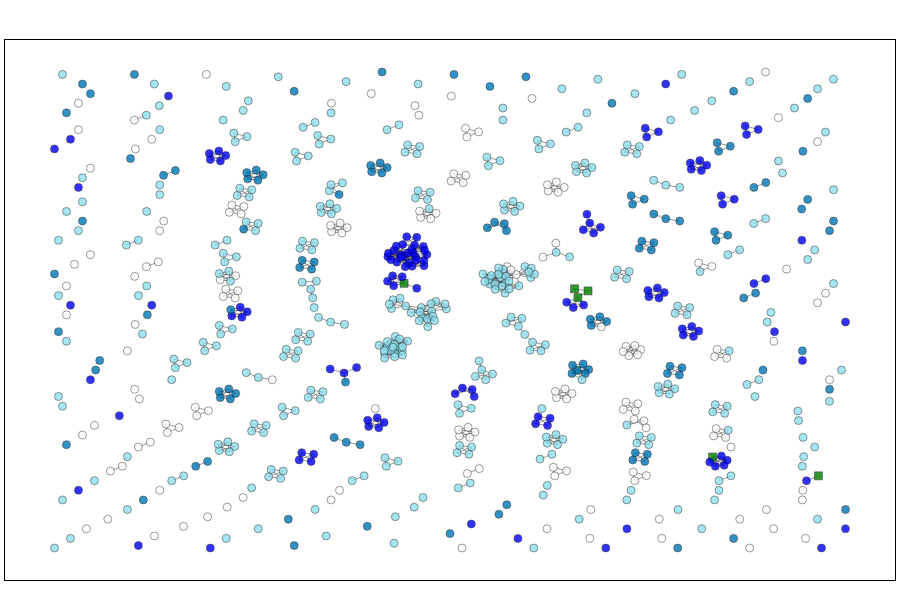

The notebook cell this image was saved under:
### Code cell
square = [x1, y1, x2, y2]
#fig5D.add_shape(type="rect",
#               x0=square[0], y0=square[1], x1=square[2], y1=square[3],
#               line=dict(color="Red", width=2),
#)

fig5D.update_layout(width=900, height=600,
    font=dict(
        #family="Courier New, monospace",
        size=8,  # Set the font size here
        #color="RebeccaPurple"
    )
)

### Figure 1 — Plotly figure (JSON) as saved in the notebook; plotly's stock layout.template omitted (floating-point values rounded to 4 significant figures; data arrays with more than 128 entries replaced by an {"elided": "..."} marker saying what was removed)
{"data": [{"hoverinfo": "none", "line": {"color": "black", "width": 0.5}, "mode": "lines", "name": "bigscape_similarity", "opacity": 0.8, "showlegend": true, "type": "scatter", "x": {"elided": "3650 float values"}, "y": {"elided": "3650 float values"}}, {"hoverinfo": "text", "marker": {"color": "green", "line": {"color": "black", "width": 0.5}, "opacity": 0.8, "showscale": false, "size": 8, "symbol": "square"}, "mode": "markers", "name": "MIBIG (BiG-SCAPE)", "showlegend": true, "text": ["BGC0001455<br>NRP;Polyketide<br>antimycin", "BGC0000958<br>NRP;Polyketide<br>antimycin", "BGC0001216<br>NRP;Polyketide<br>splenocin C", "BGC0000055<br>Polyketide;Saccharide<br>erythromycin A;erythromycin B;erythromycin C;erythromycin D", "BGC0000148<br>Polyketide<br>A83543A", "BGC0000659<br>Terpene<br>2-methylisoborneol"], "textposition": "top left", "type": "scatter", "x": [2768.0, 2818.0, 2751.0, 3441.0, 3971.0, 1897.0], "y": [2100.0, 2157.0, 2174.0, 774.8, 618.4, 2220.0]}, {"hoverinfo": "text", "marker": {"color": "white", "line": {"color": "black", "width": 0.5}, "opacity": 0.8, "showscale": false, "size": 8, "symbol": "circle"}, "mode": "markers", "name": "BGC", "showlegend": true, "text": {"elided": "148 str values"}, "textposition": "top left", "type": "scatter", "x": {"elided": "148 float values"}, "y": {"elided": "148 float values"}}, {"hoverinfo": "text", "marker": {"color": "blue", "line": {"color": "black", "width": 0.5}, "opacity": 0.8, "showscale": false, "size": 8, "symbol": "circle"}, "mode": "markers", "name": "BGC >= 80% similarity", "showlegend": true, "text": ["P0<br>NZ_FOME01000016.1.region001<br>['ectoine']<br>ectoine<br>1.00", "P0<br>NZ_JACCFJ010000001.1.region001<br>['ectoine']<br>ectoine<br>1.00", "P0<br>NZ_FNVB01000015.1.region001<br>['ectoine']<br>ectoine<br>1.00", "P3<br>NZ_VIWX01000007.1.region001<br>['ectoine']<br>ectoine<br>1.00", "P4<br>NZ_JACHIV010000001.1.region023<br>['ectoine']<br>ectoine<br>1.00", "P1<br>NZ_PDBV01000001.1.region002<br>['ectoine']<br>ectoine<br>1.00", "P0<br>NZ_VWPH01000012.1.region001<br>['ectoine']<br>ectoine<br>1.00", "P2<br>NZ_CP040605.1.region005<br>['ectoine']<br>ectoine<br>1.00", "P2<br>NZ_CP031142.1.region034<br>['ectoine']<br>ectoine<br>1.00", "P0<br>NZ_RBXX01000002.1.region003<br>['ectoine']<br>ectoine<br>1.00", "P6<br>NZ_CP102826.1.region001<br>['ectoine']<br>ectoine<br>1.00", "P2<br>NZ_CP061007.1.region013<br>['ectoine']<br>ectoine<br>1.00", "P1<br>NZ_JABNNH010000002.1.region003<br>['ectoine']<br>ectoine<br>1.00", "P3<br>NZ_FOZX01000002.1.region001<br>['ectoine']<br>ectoine<br>1.00", "P5<br>NZ_JACHIW010000001.1.region006<br>['ectoine']<br>ectoine<br>1.00", "P4<br>NZ_CP059556.1.region018<br>['transAT-PKS', 'lassopeptide']<br>iso-migrastatin / migrastatin / dorrigocin A / dorrigocin B / 13-epi-dorrigocin A<br>0.91", "P4<br>NZ_JACHIV010000001.1.region009<br>['lassopeptide', 'transAT-PKS']<br>iso-migrastatin / migrastatin / dorrigocin A / dorrigocin B / 13-epi-dorrigocin A<br>0.91", "P0<br>NZ_FOUP01000012.1.region001<br>['ectoine']<br>ectoine<br>1.00", "P7<br>NZ_JADDUE010000001.1.region001<br>['ectoine']<br>ectoine<br>1.00", "P1<br>NC_009142.1.region015<br>['NAPAA', 'NRPS', 'betalactone']<br>erythrochelin<br>1.00", "P1<br>NZ_PDBV01000001.1.region014<br>['NAPAA', 'NRPS', 'betalactone']<br>erythrochelin<br>1.00", "P2<br>NZ_GL877879.1.region003<br>['ectoine']<br>ectoine<br>1.00", "P4<br>NZ_CP059556.1.region001<br>['ectoine']<br>ectoine<br>1.00", "P4<br>NZ_CP059557.1.region001<br>['ectoine']<br>ectoine<br>1.00", "P1<br>NZ_JABNNH010000001.1.region010<br>['NAPAA', 'NRPS', 'betalactone']<br>erythrochelin<br>1.00", "P1<br>NZ_CP054839.1.region002<br>['ectoine']<br>ectoine<br>1.00", "P3<br>NZ_JAGPXE010000016.1.region001<br>['ectoine']<br>ectoine<br>1.00", "P1<br>NZ_CP069353.1.region016<br>['NAPAA', 'NRPS', 'betalactone']<br>erythrochelin<br>1.00", "P2<br>NZ_PJNB01000001.1.region001<br>['ectoine']<br>ectoine<br>1.00", "P1<br>NC_009142.1.region002<br>['ectoine']<br>ectoine<br>1.00", "P1<br>NZ_CP069353.1.region002<br>['ectoine']<br>ectoine<br>1.00", "P3<br>NZ_RSAA01000009.1.region001<br>['ectoine']<br>ectoine<br>1.00", "P2<br>NZ_CP061007.1.region035<br>['terpene', 'lanthipeptide-class-iii']<br>Ery-9 / Ery-6 / Ery-8 / Ery-7 / Ery-5 / Ery-4 / Ery-3<br>1.00", "P2<br>NZ_PJNB01000001.1.region023<br>['terpene', 'lanthipeptide-class-iii']<br>Ery-9 / Ery-6 / Ery-8 / Ery-7 / Ery-5 / Ery-4 / Ery-3<br>1.00", "P1<br>NZ_CP054839.1.region027<br>['betalactone', 'NRPS', 'NAPAA']<br>erythrochelin<br>1.00", "P2<br>NZ_GL877879.1.region013<br>['terpene', 'lipolanthine', 'lanthipeptide-class-iii']<br>Ery-9 / Ery-6 / Ery-8 / Ery-7 / Ery-5 / Ery-4 / Ery-3<br>1.00", "P2<br>NZ_CP031142.1.region021<br>['terpene', 'betalactone']<br>geosmin<br>1.00", "P5<br>NZ_JACHIW010000001.1.region016<br>['indole', 'lanthipeptide-class-iii']<br>Ery-9 / Ery-6 / Ery-8 / Ery-7 / Ery-5 / Ery-4 / Ery-3<br>1.00", "P2<br>NZ_CP040605.1.region032<br>['terpene', 'lanthipeptide-class-iii']<br>Ery-9 / Ery-6 / Ery-8 / Ery-7 / Ery-5 / Ery-4 / Ery-3<br>1.00", "P2<br>NZ_CP031142.1.region026<br>['NRPS', 'hglE-KS', 'T1PKS', 'CDPS', 'oligosaccharide']<br>A83543A<br>0.91", "P2<br>NZ_CP040605.1.region011<br>['T1PKS', 'NRPS', 'lanthipeptide-class-i']<br>A83543A<br>0.91", "P1<br>NZ_CP054839.1.region018<br>['lanthipeptide-class-iii']<br>Ery-9 / Ery-6 / Ery-8 / Ery-7 / Ery-5 / Ery-4 / Ery-3<br>1.00", "P1<br>NZ_CP069353.1.region025<br>['lanthipeptide-class-iii']<br>Ery-9 / Ery-6 / Ery-8 / Ery-7 / Ery-5 / Ery-4 / Ery-3<br>1.00", "P4<br>NZ_CP059556.1.region003<br>['RRE-containing', 'lanthipeptide-class-iii']<br>Ery-9 / Ery-6 / Ery-8 / Ery-7 / Ery-5 / Ery-4 / Ery-3<br>1.00", "P4<br>NZ_JACHIV010000001.1.region022<br>['lanthipeptide-class-iii', 'RRE-containing']<br>Ery-9 / Ery-6 / Ery-8 / Ery-7 / Ery-5 / Ery-4 / Ery-3<br>1.00", "P1<br>NC_009142.1.region024<br>['lanthipeptide-class-iii']<br>Ery-9 / Ery-6 / Ery-8 / Ery-7 / Ery-5 / Ery-4 / Ery-3<br>1.00", "P1<br>NZ_JABNNH010000001.1.region020<br>['lanthipeptide-class-iii']<br>Ery-9 / Ery-6 / Ery-8 / Ery-7 / Ery-5 / Ery-4 / Ery-3<br>1.00", "P1<br>NZ_PDBV01000001.1.region023<br>['lanthipeptide-class-iii']<br>Ery-9 / Ery-6 / Ery-8 / Ery-7 / Ery-5 / Ery-4 / Ery-3<br>1.00", "P4<br>NZ_CP059557.1.region002<br>['RRE-containing', 'lanthipeptide-class-iii']<br>Ery-9 / Ery-6 / Ery-8 / Ery-7 / Ery-5 / Ery-4 / Ery-3<br>1.00", "P2<br>NZ_CP031142.1.region003<br>['lanthipeptide-class-iii']<br>Ery-9 / Ery-6 / Ery-8 / Ery-7 / Ery-5 / Ery-4 / Ery-3<br>1.00", "P3<br>NZ_VIWX01000006.1.region001<br>['NRPS', 'T1PKS']<br>antimycin<br>0.94", "P3<br>NZ_JAGPXE010000001.1.region001<br>['T1PKS', 'NRPS']<br>antimycin<br>0.88", "P3<br>NZ_FOZX01000001.1.region002<br>['T3PKS', 'NRPS', 'T1PKS']<br>antimycin<br>0.94", "P2<br>NZ_GL877879.1.region004<br>['NRPS', 'T1PKS']<br>A83543A<br>1.26", "P4<br>NZ_CP059557.1.region011<br>['T1PKS', 'NRPS']<br>SGR PTMs<br>0.83", "P2<br>NZ_GL877882.1.region002<br>['NRPS']<br>coelibactin<br>1.00", "P2<br>NZ_PJNB01000001.1.region011<br>['NRPS']<br>coelibactin<br>0.91", "P2<br>NZ_CP031142.1.region029<br>['NRPS']<br>coelibactin<br>0.91", "P2<br>NZ_CP061007.1.region023<br>['NRPS']<br>coelibactin<br>0.91", "P1<br>NZ_CP054839.1.region003<br>['T1PKS']<br>erythromycin A / erythromycin B / erythromycin C / erythromycin D<br>0.91", "P1<br>NZ_PDBV01000001.1.region003<br>['T1PKS']<br>erythromycin A / erythromycin B / erythromycin C / erythromycin D<br>1.00", "P1<br>NC_009142.1.region004<br>['T1PKS']<br>erythromycin A / erythromycin B / erythromycin C / erythromycin D<br>1.00", "P1<br>NC_009142.1.region023<br>['T1PKS']<br>E-837<br>1.00", "P1<br>NZ_PDBV01000001.1.region022<br>['T1PKS']<br>E-837<br>1.00", "P2<br>NZ_PJNB01000001.1.region031<br>['T1PKS']<br>A83543A<br>1.00", "P1<br>NZ_CP069353.1.region024<br>['T1PKS']<br>E-837<br>1.00", "P1<br>NZ_JABNNH010000002.1.region002<br>['T1PKS']<br>erythromycin A / erythromycin B / erythromycin C / erythromycin D<br>0.96", "P1<br>NZ_JABNNH010000001.1.region019<br>['T1PKS']<br>E-837<br>1.00", "P1<br>NZ_CP069353.1.region004<br>['T1PKS']<br>erythromycin A / erythromycin B / erythromycin C / erythromycin D<br>1.00", "P3<br>NZ_VIWX01000002.1.region002<br>['T1PKS']<br>branched-chain fatty acids<br>1.25", "P1<br>NZ_CP054839.1.region004<br>['T3PKS']<br>flaviolin rhamnoside / 3,3'-diflaviolin / flaviolin<br>0.89", "P1<br>NZ_JABNNH010000002.1.region001<br>['T3PKS']<br>flaviolin rhamnoside / 3,3'-diflaviolin / flaviolin<br>0.89", "P1<br>NZ_CP069353.1.region005<br>['T3PKS']<br>flaviolin rhamnoside / 3,3'-diflaviolin / flaviolin<br>0.89", "P1<br>NZ_PDBV01000001.1.region004<br>['T3PKS']<br>flaviolin rhamnoside / 3,3'-diflaviolin / flaviolin<br>0.89", "P1<br>NC_009142.1.region005<br>['T3PKS']<br>flaviolin rhamnoside / 3,3'-diflaviolin / flaviolin<br>0.89", "P2<br>NZ_CP061007.1.region006<br>['T1PKS', 'transAT-PKS']<br>A83543A<br>2.35", "P3<br>NZ_FOZX01000017.1.region001<br>['T3PKS']<br>alkylresorcinol<br>1.00", "P1<br>NZ_PDBV01000001.1.region019<br>['terpene']<br>2-methylisoborneol<br>1.00", "P1<br>NZ_CP069353.1.region021<br>['terpene']<br>2-methylisoborneol<br>1.00", "P2<br>NZ_CP061007.1.region032<br>['terpene']<br>geosmin<br>1.00", "P2<br>NZ_PJNB01000001.1.region020<br>['terpene']<br>geosmin<br>1.00", "P0<br>NZ_FOME01000021.1.region002<br>['terpene']<br>2-methylisoborneol<br>1.00", "P0<br>NZ_FOUP01000001.1.region007<br>['terpene']<br>2-methylisoborneol<br>1.00", "P0<br>NZ_FNVB01000014.1.region001<br>['terpene']<br>geosmin<br>1.00", "P0<br>NZ_FOME01000001.1.region006<br>['terpene']<br>geosmin<br>1.00", "P0<br>NZ_VWPH01000001.1.region003<br>['terpene']<br>geosmin<br>1.00", "P1<br>NZ_CP069353.1.region017<br>['terpene']<br>geosmin<br>1.00", "P1<br>NZ_PDBV01000001.1.region015<br>['terpene']<br>geosmin<br>1.00", "P0<br>NZ_RBXX01000002.1.region019<br>['terpene']<br>2-methylisoborneol<br>1.00", "P0<br>NZ_FOUP01000001.1.region005<br>['terpene']<br>geosmin<br>1.00", "P0<br>NZ_FNVB01000003.1.region002<br>['terpene']<br>2-methylisoborneol<br>1.00", "P1<br>NC_009142.1.region016<br>['terpene']<br>geosmin<br>1.00", "P1<br>NZ_CP054839.1.region026<br>['terpene']<br>geosmin<br>1.00", "P1<br>NC_009142.1.region021<br>['terpene']<br>geosmin<br>1.00", "P1<br>NZ_JABNNH010000001.1.region016<br>['terpene']<br>geosmin<br>1.00", "P2<br>NZ_GL877879.1.region010<br>['terpene']<br>geosmin<br>1.00", "P1<br>NC_009142.1.region020<br>['terpene']<br>2-methylisoborneol<br>1.00", "P1<br>NZ_CP069353.1.region022<br>['terpene']<br>geosmin<br>1.00", "P1<br>NZ_PDBV01000001.1.region020<br>['terpene']<br>geosmin<br>1.00", "P1<br>NZ_JABNNH010000001.1.region015<br>['terpene']<br>2-methylisoborneol<br>1.00", "P3<br>NZ_JAGPXE010000003.1.region004<br>['terpene']<br>geosmin<br>1.00", "P3<br>NZ_VIWX01000002.1.region008<br>['terpene']<br>geosmin<br>1.00", "P2<br>NZ_CP061007.1.region034<br>['terpene']<br>2-methylisoborneol<br>1.00", "P2<br>NZ_PJNB01000001.1.region022<br>['terpene']<br>2-methylisoborneol<br>1.00", "P1<br>NZ_CP054839.1.region022<br>['terpene']<br>2-methylisoborneol<br>1.00", "P1<br>NZ_CP054839.1.region021<br>['terpene']<br>geosmin<br>1.00", "P3<br>NZ_FOZX01000011.1.region001<br>['terpene']<br>geosmin<br>1.00", "P3<br>NZ_RSAA01000005.1.region002<br>['terpene']<br>geosmin<br>1.00", "P1<br>NZ_JABNNH010000001.1.region011<br>['terpene']<br>geosmin<br>1.00", "P0<br>NZ_RBXX01000002.1.region013<br>['terpene']<br>geosmin<br>1.00", "P2<br>NZ_GL877879.1.region012<br>['terpene']<br>2-methylisoborneol<br>1.00", "P1<br>NZ_CP054839.1.region034<br>['terpene']<br>geosmin<br>1.00", "P6<br>NZ_CP102826.1.region006<br>['terpene']<br>geosmin<br>1.00", "P2<br>NZ_CP040605.1.region030<br>['terpene']<br>geosmin<br>1.00", "P5<br>NZ_JACHIW010000002.1.region015<br>['terpene']<br>2-methylisoborneol<br>1.00", "P4<br>NZ_CP059557.1.region018<br>['terpene']<br>geosmin<br>1.00", "P7<br>NZ_JADDUE010000003.1.region002<br>['terpene']<br>geosmin<br>1.00", "P0<br>NZ_VWPH01000010.1.region002<br>['terpene']<br>2-methylisoborneol<br>1.00", "P5<br>NZ_JACHIW010000001.1.region017<br>['terpene']<br>geosmin<br>1.00", "P4<br>NZ_JACHIV010000001.1.region010<br>['terpene']<br>geosmin<br>1.00", "P2<br>NZ_CP031142.1.region005<br>['terpene']<br>2-methylisoborneol<br>1.00", "P4<br>NZ_CP059556.1.region016<br>['terpene']<br>geosmin<br>1.00"], "textposition": "top left", "type": "scatter", "x": [1895.0, 1955.0, 1880.0, 1816.0, 1890.0, 1943.0, 1916.0, 1997.0, 1920.0, 1861.0, 2012.0, 1997.0, 1936.0, 1845.0, 1957.0, 3708.0, 3648.0, 1880.0, 1858.0, 1797.0, 1720.0, 1937.0, 1910.0, 1961.0, 1715.0, 1950.0, 1831.0, 1771.0, 1903.0, 1994.0, 2000, 1819.0, 3550.0, 3492.0, 1763.0, 3484.0, 327.0, 3752.0, 267.0, 267.0, 3207, 1004.0, 927.0, 1659.0, 1597.0, 922.0, 977.8, 969.8, 1527, 2467, 2744.0, 2711.0, 2796.0, 227.0, 227.0, 1445.0, 1372.0, 1384.0, 1432.0, 3515.0, 3455.0, 3500.0, 1112.0, 1034.0, 3912.0, 1085.0, 3486.0, 1077.0, 3427, 3013.0, 3372.0, 3295.0, 3290.0, 3346.0, 3338.0, 567.0, 2234.0, 1814.0, 1840.0, 3170.0, 3112.0, 2628.0, 2555.0, 3200.0, 3122.0, 3118.0, 2880.0, 2794.0, 2568.0, 3173.0, 2615.0, 2826.0, 2812.0, 3412.0, 3335.0, 3104.0, 1845, 3330.0, 3386.0, 1888, 2238.0, 2153.0, 3670.0, 3612.0, 1961.0, 3378.0, 2189.0, 2248.0, 2846.0, 3165.0, 3604.0, 2907, 3987, 4107, 471.7, 4107, 633.8, 717.5, 3892.0, 3888.0, 147.0, 927.0], "y": [2444.0, 2438.0, 2458.0, 2442.0, 2543.0, 2472, 2474.0, 2366.0, 2390.0, 2396.0, 2459.0, 2409.0, 2503.0, 2494.0, 2411.0, 2258.0, 2218, 2436.0, 2530.0, 1063.0, 1029.0, 2362.0, 2608.0, 2603.0, 1081, 2539.0, 2415.0, 1018, 2358, 2527.0, 2492.0, 2470.0, 2920.0, 2878, 1102.0, 2950.0, 1418, 1818, 3018, 498, 3878, 3283.0, 3249.0, 1519.0, 1474.0, 3301, 3238, 3322.0, 1507.0, 98, 2018, 2063.0, 2039, 3418, 2038, 798.0, 750.7, 810.9, 738, 748.4, 698, 706.3, 1983.0, 1949.0, 578, 1938, 782.4, 2022.0, 732.5, 178, 1823.0, 1789.0, 1841, 1778, 1862.0, 38, 218, 2238, 2282.0, 3480.0, 3438, 1098, 1051.0, 2143.0, 2109.0, 2161, 2686.0, 2665.0, 1111.0, 2098, 1038, 2721.0, 2795.0, 3203.0, 3169.0, 3510.0, 2200.0, 3221, 3158, 2275.0, 1336.0, 1302.0, 3500.0, 3458, 2178, 3242.0, 1349.0, 1278, 2638, 2182.0, 3530.0, 18, 18, 178, 1118, 1898, 2038, 3778, 1578, 2578, 3338, 18]}, {"hoverinfo": "text", "marker": {"color": "#0077b6", "line": {"color": "black", "width": 0.5}, "opacity": 0.8, "showscale": false, "size": 8, "symbol": "circle"}, "mode": "markers", "name": "BGC < 80% similarity", "showlegend": true, "text": ["P2<br>NZ_CP031142.1.region033<br>['phenazine']<br>pyocyanine<br>0.57", "P2<br>NZ_CP040605.1.region006<br>['phenazine', 'terpene']<br>pyocyanine<br>0.57", "P4<br>NZ_CP059556.1.region006<br>['NRPS', 'lanthipeptide-class-ii']<br>cinnamycin<br>0.52", "P4<br>NZ_JACHIV010000001.1.region006<br>['NRPS', 'lanthipeptide-class-ii']<br>cinnamycin<br>0.52", "P0<br>NZ_FOUP01000001.1.region001<br>['T3PKS', 'CDPS']<br>alkyl-O-dihydrogeranyl-methoxyhydroquinones<br>0.57", "P0<br>NZ_RBXX01000002.1.region017<br>['CDPS', 'T3PKS']<br>alkyl-O-dihydrogeranyl-methoxyhydroquinones<br>0.57", "P2<br>NZ_PJNB01000001.1.region034<br>['phenazine']<br>pyocyanine<br>0.57", "P2<br>NZ_CP061007.1.region031<br>['T3PKS', 'terpene']<br>hopene<br>0.46", "P2<br>NZ_PJNB01000001.1.region019<br>['T3PKS', 'terpene']<br>hopene<br>0.46", "P2<br>NZ_GL877879.1.region008<br>['phenazine']<br>pyocyanine<br>0.57", "P1<br>NZ_CP069353.1.region026<br>['NRPS', 'T1PKS', 'terpene']<br>hopene<br>0.46", "P1<br>NZ_PDBV01000001.1.region024<br>['NRPS', 'T1PKS', 'terpene']<br>hopene<br>0.46", "P1<br>NC_009142.1.region025<br>['NRPS', 'T1PKS', 'terpene']<br>hopene<br>0.46", "P2<br>NZ_CP061007.1.region009<br>['phenazine']<br>pyocyanine<br>0.57", "P1<br>NZ_JABNNH010000001.1.region021<br>['NRPS', 'T1PKS', 'terpene']<br>hopene<br>0.46", "P2<br>NZ_GL877878.1.region001<br>['terpene', 'T3PKS']<br>hopene<br>0.46", "P4<br>NZ_CP059557.1.region022<br>['lanthipeptide-class-ii', 'NRPS']<br>cinnamycin<br>0.52", "P0<br>NZ_VWPH01000004.1.region002<br>['amglyccycl', 'T1PKS', 'NRPS-like']<br>apramycin<br>0.71", "P5<br>NZ_JACHIW010000002.1.region008<br>['T1PKS', 'lassopeptide']<br>streptoseomycin<br>0.63", "P6<br>NZ_CP102826.1.region013<br>['NRPS', 'indole']<br>methylpendolmycin / pendolmycin<br>0.43", "P2<br>NZ_CP031142.1.region011<br>['terpene', 'T3PKS']<br>hopene<br>0.46", "P6<br>NZ_CP102826.1.region014<br>['other']<br>mitomycin<br>0.44", "P4<br>NZ_CP059557.1.region021<br>['ranthipeptide', 'T2PKS']<br>hiroshidine<br>0.59", "P2<br>NZ_CP040605.1.region027<br>['T3PKS', 'terpene']<br>hopene<br>0.46", "P1<br>NZ_CP054839.1.region012<br>['T1PKS', 'pyrrolidine']<br>candicidin<br>0.67", "P5<br>NZ_JACHIW010000002.1.region005<br>['nucleoside']<br>puromycin<br>0.75", "P3<br>NZ_VIWX01000004.1.region001<br>['RiPP-like', 'T1PKS', 'NRPS-like']<br>nystatin<br>0.74", "P0<br>NZ_FNVB01000002.1.region004<br>['amglyccycl']<br>cetoniacytone A<br>0.45", "P0<br>NZ_FOUP01000002.1.region001<br>['amglyccycl']<br>cetoniacytone A<br>0.45", "P0<br>NZ_FOME01000001.1.region003<br>['amglyccycl']<br>cetoniacytone A<br>0.45", "P0<br>NZ_RBXX01000002.1.region009<br>['amglyccycl']<br>cetoniacytone A<br>0.45", "P4<br>NZ_CP059557.1.region009<br>['amglyccycl']<br>hydroxystreptomycin<br>0.50", "P1<br>NZ_JABNNH010000001.1.region018<br>['lanthipeptide-class-iv']<br>labyrinthopeptin A2 / labyrinthopeptin A1 / labyrinthopeptin A3<br>0.40", "P1<br>NZ_PDBV01000001.1.region021<br>['lanthipeptide-class-iv']<br>labyrinthopeptin A2 / labyrinthopeptin A1 / labyrinthopeptin A3<br>0.40", "P0<br>NZ_RBXX01000002.1.region004<br>['lassopeptide']<br>anantin B1 / anantin B2<br>0.40", "P1<br>NZ_CP069353.1.region023<br>['lanthipeptide-class-iv']<br>labyrinthopeptin A2 / labyrinthopeptin A1 / labyrinthopeptin A3<br>0.40", "P1<br>NC_009142.1.region022<br>['lanthipeptide-class-iv']<br>labyrinthopeptin A2 / labyrinthopeptin A1 / labyrinthopeptin A3<br>0.40", "P7<br>NZ_JADDUE010000019.1.region001<br>['lassopeptide']<br>anantin C<br>0.75", "P3<br>NZ_JAGPXE010000004.1.region003<br>['lanthipeptide-class-iv']<br>venezuelin<br>0.50", "P1<br>NZ_CP054839.1.region007<br>['lassopeptide']<br>anantin C<br>0.75", "P7<br>NZ_JADDUE010000020.1.region001<br>['lanthipeptide-class-i']<br>planosporicin<br>0.60", "P3<br>NZ_VIWX01000001.1.region009<br>['lassopeptide']<br>labyrinthopeptin A2 / labyrinthopeptin A1 / labyrinthopeptin A3<br>0.40", "P4<br>NZ_CP059557.1.region019<br>['lassopeptide']<br>citrulassin E<br>0.67", "P1<br>NZ_CP069353.1.region014<br>['T1PKS', 'NRPS-like']<br>microansamycin<br>0.46", "P1<br>NZ_PDBV01000001.1.region012<br>['T1PKS', 'NRPS-like']<br>microansamycin<br>0.43", "P1<br>NC_009142.1.region013<br>['NRPS-like', 'T1PKS']<br>microansamycin<br>0.43", "P1<br>NZ_CP054839.1.region029<br>['T1PKS', 'NRPS-like']<br>microansamycin<br>0.43", "P1<br>NZ_JABNNH010000001.1.region008<br>['T1PKS', 'NRPS-like']<br>microansamycin<br>0.46", "P3<br>NZ_JAGPXE010000011.1.region003<br>['NRPS-like', 'NRPS', 'T3PKS', 'T1PKS']<br>totopotensamide A / totopotensamide B<br>0.56", "P3<br>NZ_VIWX01000002.1.region004<br>['T1PKS', 'T3PKS', 'NRPS', 'NRPS-like']<br>totopotensamide A / totopotensamide B<br>0.56", "P3<br>NZ_FOZX01000007.1.region001<br>['T1PKS', 'transAT-PKS', 'NRPS-like', 'T3PKS', 'NRPS']<br>totopotensamide A / totopotensamide B<br>0.56", "P3<br>NZ_FOZX01000003.1.region001<br>['T1PKS', 'NRPS-like']<br>nystatin A1<br>0.68", "P4<br>NZ_CP059557.1.region007<br>['NRPS-like', 'transAT-PKS']<br>cycloheximide<br>0.67", "P0<br>NZ_JACCFJ010000001.1.region007<br>['T1PKS', 'NRPS-like', 'NRPS']<br>microansamycin<br>0.43", "P1<br>NC_009142.1.region012<br>['NRPS']<br>amychelin<br>0.44", "P1<br>NZ_PDBV01000001.1.region011<br>['NRPS']<br>amychelin<br>0.44", "P1<br>NZ_JABNNH010000001.1.region007<br>['NRPS']<br>amychelin<br>0.44", "P1<br>NZ_CP069353.1.region013<br>['NRPS']<br>amychelin<br>0.44", "P4<br>NZ_CP059556.1.region013<br>['NRPS-like']<br>streptothricin<br>0.79", "P4<br>NZ_CP059556.1.region009<br>['NRPS']<br>thiazostatin / watasemycin A / watasemycin B / 2-hydroxyphenylthiazoline enantiopyochelin / isopyochelin<br>0.40", "P1<br>NC_009142.1.region035<br>['T1PKS']<br>branched-chain fatty acids<br>0.75", "P1<br>NZ_JABNNH010000001.1.region031<br>['T1PKS']<br>branched-chain fatty acids<br>0.75", "P1<br>NZ_CP054839.1.region019<br>['T1PKS']<br>linfuranone B / linfuranone C<br>0.62", "P1<br>NZ_CP069353.1.region036<br>['T1PKS']<br>branched-chain fatty acids<br>0.75", "P1<br>NZ_PDBV01000001.1.region034<br>['T1PKS']<br>branched-chain fatty acids<br>0.75", "P4<br>NZ_CP059557.1.region004<br>['T1PKS']<br>nystatin A1<br>0.77", "P4<br>NZ_JACHIV010000001.1.region019<br>['T1PKS']<br>nystatin A1<br>0.64", "P2<br>NZ_GL877886.1.region001<br>['T1PKS']<br>piericidin A1<br>0.50", "P4<br>NZ_CP059556.1.region004<br>['T1PKS']<br>nystatin A1<br>0.68", "P0<br>NZ_VWPH01000004.1.region001<br>['T1PKS']<br>cyclizidine<br>0.76", "P2<br>NZ_CP061007.1.region028<br>['T3PKS']<br>flaviolin<br>0.75", "P2<br>NZ_GL877878.1.region004<br>['T3PKS']<br>flaviolin<br>0.75", "P2<br>NZ_CP061007.1.region036<br>['T3PKS']<br>branched-chain fatty acids<br>0.50", "P2<br>NZ_PJNB01000001.1.region024<br>['T3PKS']<br>branched-chain fatty acids<br>0.50", "P2<br>NZ_GL877879.1.region002<br>['T3PKS']<br>branched-chain fatty acids<br>0.75", "P2<br>NZ_PJNB01000001.1.region016<br>['T3PKS']<br>flaviolin<br>0.75", "P0<br>NZ_FNVB01000002.1.region009<br>['T3PKS']<br>alkyl-O-dihydrogeranyl-methoxyhydroquinones<br>0.57", "P0<br>NZ_FOME01000011.1.region001<br>['T3PKS']<br>alkyl-O-dihydrogeranyl-methoxyhydroquinones<br>0.57", "P2<br>NZ_CP040605.1.region024<br>['T3PKS']<br>flaviolin<br>0.75", "P1<br>NZ_CP054839.1.region011<br>['T1PKS', 'PKS-like']<br>arsono-polyketide<br>0.54", "P0<br>NZ_VWPH01000005.1.region004<br>['T3PKS']<br>alkyl-O-dihydrogeranyl-methoxyhydroquinones<br>0.57", "P0<br>NZ_VWPH01000005.1.region002<br>['T3PKS']<br>flaviolin<br>0.75", "P6<br>NZ_CP102826.1.region005<br>['T2PKS', 'hglE-KS']<br>granaticin<br>0.41", "P2<br>NZ_CP031142.1.region015<br>['T3PKS']<br>flaviolin<br>0.75", "P5<br>NZ_JACHIW010000002.1.region003<br>['T3PKS']<br>flaviolin<br>0.75", "P0<br>NZ_FOUP01000001.1.region004<br>['terpene']<br>hopene<br>0.46", "P4<br>NZ_JACHIV010000001.1.region014<br>['terpene']<br>isorenieratene<br>0.57", "P7<br>NZ_JADDUE010000005.1.region001<br>['terpene']<br>isorenieratene<br>0.57", "P0<br>NZ_FNVB01000002.1.region006<br>['terpene']<br>hopene<br>0.46", "P1<br>NC_009142.1.region018<br>['terpene']<br>isorenieratene<br>0.57", "P1<br>NZ_JABNNH010000001.1.region013<br>['terpene']<br>isorenieratene<br>0.57", "P4<br>NZ_CP059557.1.region014<br>['terpene']<br>isorenieratene<br>0.57", "P0<br>NZ_FOME01000006.1.region001<br>['terpene']<br>hopene<br>0.46", "P0<br>NZ_RBXX01000002.1.region014<br>['terpene']<br>hopene<br>0.46", "P0<br>NZ_VWPH01000005.1.region001<br>['terpene']<br>hopene<br>0.46", "P1<br>NZ_CP054839.1.region024<br>['terpene']<br>isorenieratene<br>0.57", "P0<br>NZ_JACCFJ010000001.1.region009<br>['terpene']<br>hopene<br>0.46", "P1<br>NZ_CP069353.1.region019<br>['terpene']<br>isorenieratene<br>0.57", "P1<br>NZ_PDBV01000001.1.region017<br>['terpene']<br>isorenieratene<br>0.57", "P4<br>NZ_CP059556.1.region014<br>['terpene']<br>isorenieratene<br>0.57", "P3<br>NZ_FOZX01000011.1.region002<br>['terpene']<br>hopene<br>0.46", "P3<br>NZ_FOZX01000010.1.region001<br>['terpene']<br>isorenieratene<br>0.71", "P3<br>NZ_VIWX01000001.1.region002<br>['terpene']<br>isorenieratene<br>0.71", "P1<br>NZ_CP054839.1.region016<br>['terpene']<br>hopene<br>0.46", "P2<br>NZ_CP031142.1.region002<br>['terpene']<br>branched-chain fatty acids<br>0.75", "P2<br>NZ_CP040605.1.region010<br>['terpene']<br>isorenieratene<br>0.71", "P3<br>NZ_JAGPXE010000018.1.region001<br>['terpene']<br>isorenieratene<br>0.57", "P0<br>NZ_JACCFJ010000001.1.region011<br>['terpene']<br>isorenieratene<br>0.57", "P3<br>NZ_RSAA01000010.1.region002<br>['terpene']<br>isorenieratene<br>0.57", "P6<br>NZ_CP102826.1.region015<br>['terpene']<br>hopene<br>0.46"], "textposition": "top left", "type": "scatter", "x": [1054.0, 976.7, 3277.0, 3207.0, 913.4, 853.8, 971.7, 3530.0, 3472.0, 1028.0, 1447.0, 1374.0, 1387.0, 1020.0, 1434.0, 3464.0, 3147, 2938.0, 611.7, 327.0, 3547, 1347, 287.0, 2127, 2327, 591.7, 352.7, 3288.0, 3215.0, 3228.0, 3275.0, 287.0, 2912.0, 2834.0, 1094.0, 2829.0, 2877.0, 1604.0, 2411.0, 3547, 3694.0, 1713.0, 4027, 1192.0, 1114.0, 1109.0, 1165.0, 1157.0, 3100.0, 3041, 3034.0, 3894.0, 4027, 527.5, 3115, 3042.0, 3055.0, 3102.0, 4047, 207.0, 3148.0, 3075.0, 1029.0, 3088.0, 3135.0, 3708.0, 3648.0, 207.0, 2507, 1318.0, 3517.0, 3459.0, 1677.0, 1607.0, 1547, 3452.0, 3657, 3598.0, 2147, 547.0, 3918.0, 3918.0, 167.0, 1347, 2372.0, 2822.0, 2399.0, 2314.0, 2765.0, 1812.0, 1735.0, 2350.0, 2738.0, 2794.0, 2740.0, 1730.0, 2804.0, 1786.0, 1778.0, 2409.0, 1572.0, 752.3, 692.7, 3267, 4107, 1787, 3891.0, 3888.0, 373.3, 147.0], "y": [1303.0, 1269.0, 2738, 2757.0, 738.4, 698, 1321, 3360.0, 3318, 1258, 2398, 2351.0, 2411.0, 1342.0, 2338, 3390.0, 2797.0, 3718, 1958, 3798, 3818, 3818, 2738, 138, 3858, 418, 1498, 1518, 1471.0, 1531.0, 1458, 3878, 1903.0, 1869.0, 2671.0, 1921, 1942.0, 1398, 378, 98, 1498, 198, 1338, 3123.0, 3089.0, 3141, 3078, 3162.0, 2920.0, 2878, 2950.0, 3318, 2658, 3258, 798.0, 750.7, 810.9, 738, 2738, 3638, 2558, 2511.0, 2001, 2571.0, 2498, 3058.0, 3018, 878, 3938, 258, 2620.0, 2578, 878, 897.2, 936.8, 2650.0, 2138.0, 2098, 3958, 3958, 2918, 3758, 1818, 38, 298, 1502, 2716.0, 2682.0, 1495.0, 3183.0, 3149.0, 2729.0, 1470.0, 1549.0, 1538.0, 3201, 1468.0, 3138, 3222.0, 2658, 2958, 3158.0, 3118, 18, 338, 3978, 1658, 2838, 1578, 2298]}, {"hoverinfo": "text", "marker": {"color": "#90e0ef", "line": {"color": "black", "width": 0.5}, "opacity": 0.8, "showscale": false, "size": 8, "symbol": "circle"}, "mode": "markers", "name": "BGC < 40% similarity", "showlegend": true, "text": {"elided": "344 str values"}, "textposition": "top left", "type": "scatter", "x": {"elided": "344 float values"}, "y": {"elided": "344 float values"}}], "layout": {"font": {"size": 8}, "height": 600, "hovermode": "closest", "margin": {"b": 20, "l": 5, "r": 5, "t": 40}, "paper_bgcolor": "rgba(0, 0, 0, 0)", "plot_bgcolor": "white", "showlegend": false, "width": 900, "xaxis": {"autorange": true, "linecolor": "black", "linewidth": 1, "mirror": true, "range": [-100.9, 4355.0], "showgrid": false, "showticklabels": false, "type": "linear", "zeroline": false}, "yaxis": {"autorange": true, "linecolor": "black", "linewidth": 1, "mirror": true, "range": [-248.2, 4244.0], "showgrid": false, "showticklabels": false, "type": "linear", "zeroline": false}}}
